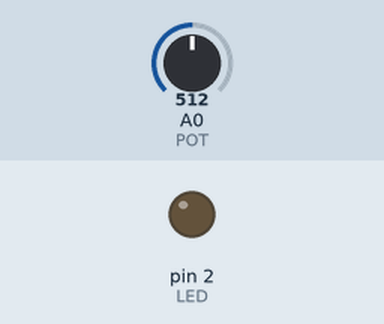
Bench run of a sketch on a simulated Arduino Uno, built with avr-gcc and run on an emulated ATmega328P. On the bench: output pins drawn as LEDs (lit = HIGH). The test bench sets the inputs (shaded band); at power-on: A0 (POT) = 512.

Above: at 1.2 s.
1.3 s: A0 (POT) set to 521
At 2.4 s:
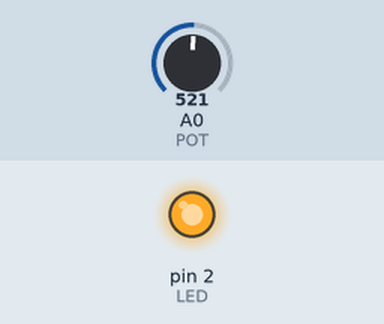
2.8 s: A0 (POT) set to 511
At 3.7 s:
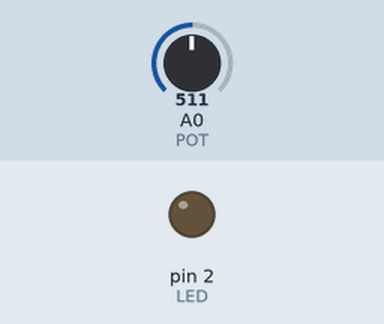
4.3 s: A0 (POT) set to 716
At 4.7 s:
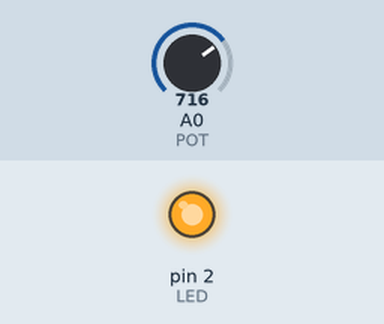
Timing chart, 0 to 7.3 s (numbered marks = the images above; inputs shaded):
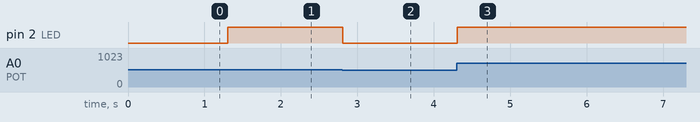

The sketch:

potentiometer.ino
```cpp
#define POT A0
#define LED 2

void setup() {
  pinMode(LED,OUTPUT);
}

void loop() {
  // put your main code here, to run repeatedly:
  int potvalue = analogRead(POT);    // Mapping range of Anaog Sensor = 0 to 1023
  int brightness = map(potvalue,0,1023,0,255);
  analogWrite(LED,brightness);
  delay(10);

}
```

Measured:
- the behaviour switches between 513 and 514 on A0 (POT) (found by bisection; images 0 and 1)
- after the input at 1.3 s, pin 2 (LED): LOW → HIGH at once
- after the input at 2.8 s, pin 2 (LED): HIGH → LOW at once
- after the input at 4.3 s, pin 2 (LED): LOW → HIGH at once
